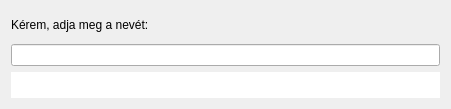
<?xml version="1.0" encoding="UTF-8"?>
<ui version="4.0">
 <class>HelloForm</class>
 <widget class="QDialog" name="HelloForm">
  <property name="geometry">
   <rect>
    <x>0</x>
    <y>0</y>
    <width>451</width>
    <height>109</height>
   </rect>
  </property>
  <property name="windowTitle">
   <string>Helló</string>
  </property>
  <layout class="QVBoxLayout" name="verticalLayout">
   <item>
    <widget class="QLabel" name="msgLabel">
     <property name="text">
      <string>Kérem, adja meg a nevét:</string>
     </property>
    </widget>
   </item>
   <item>
    <widget class="QLineEdit" name="nameEdit"/>
   </item>
   <item>
    <widget class="QLabel" name="nameLabel">
     <property name="styleSheet">
      <string notr="true">background:rgb(255, 255, 255)</string>
     </property>
     <property name="text">
      <string/>
     </property>
    </widget>
   </item>
  </layout>
 </widget>
 <resources/>
 <connections/>
</ui>
